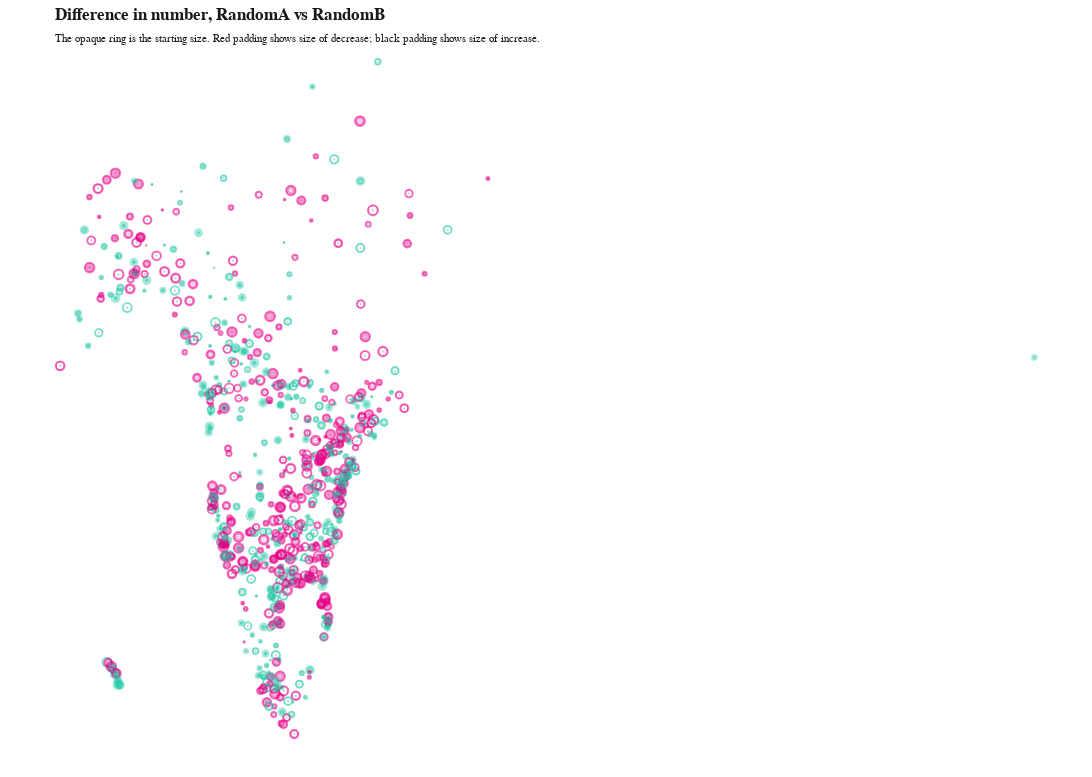

The code cell stored with this chart in its notebook:
### Code cell
# Using coordinates of major airports around the world

df_coords = pd.read_csv('CSVs/coords/gadb_country_declatlon.csv', header=None)
df_coords = df_coords.rename(columns={0:'name', 1:'latitude', 2:'longitude'})

selected_countries = ['USA', 'CANADA', 'MEXICO', 'GREENLAND']   #    
#selected_countries = ['BRAZIL', 'ARGENTINA', 'URUGUAY', 'CHILE', 'COLOMBIA', 'ECUADOR', 'PARAGUAY', 'BOLIVIA', 'PERU', 'VENEZUELA']   #    
#selected_countries = ['SOUTH AFRICA', 'NAMIBIA', 'BOTSWANA', 'ZIMBABWE', 'LESOTHO', 'ESWATINI','MOZAMBIQUE', 'ZAMBIA', 'NIGERIA', 'TOGO', 'GHANA', 'LIBERIA', 'SIERRA LEONE', 'KENYA', 'TANZANIA', 'ETHIOPIA', 'RWANDA', 'UGANDA', 'CHAD', 'MALI', 'CENTRAL AFRICAN REPUBLIC', 'CAMEROON', 'SUDAN', 'CONGO', 'TUNISIA', 'GABON', 'NIGER', 'IVORY COAST', 'CENTRAL AFRICAN REP.', 'SENEGAL', 'SOUTH SUDAN', 'SOMALIA', 'ANGOLA', 'MAURITANIA', 'ZAIRE', 'EGYPT', 'ALGERIA', 'MOROCCO', 'LIBYA']   # ,

df_coords = df_coords.loc[df_coords['name'].isin(selected_countries)]

df_coords['RandomA'] = np.random.randint(1, 100, df_coords.shape[0])
df_coords['RandomB'] = np.random.randint(1, 100, df_coords.shape[0])

df_selected = df_coords

ringPlotter(df_selected, 'RandomA', 'RandomB', 10, 10, 'name', df_coords)

### Figure 1 — Plotly figure (JSON) as saved in the notebook; plotly's stock layout.template omitted (floating-point values rounded to 4 significant figures; data arrays with more than 128 entries replaced by an {"elided": "..."} marker saying what was removed)
{"data": [{"hoverinfo": "skip", "marker": {"color": "#181818", "opacity": 0.25, "size": 2}, "mode": "markers", "type": "scatter", "x": {"elided": "759 float values"}, "y": {"elided": "759 float values"}}, {"hoverinfo": "skip", "marker": {"color": "rgba(255, 255, 255, 0)", "line": {"color": {"elided": "759 str values"}, "width": 2}, "opacity": 1, "size": {"elided": "759 float values"}}, "mode": "markers", "type": "scatter", "x": {"elided": "759 float values"}, "y": {"elided": "759 float values"}}, {"hoverinfo": "text", "hovertext": {"elided": "759 str values"}, "marker": {"color": "rgba(255, 255, 255, 0)", "line": {"color": {"elided": "759 str values"}, "width": {"elided": "759 float values"}}, "opacity": 0.75, "size": {"elided": "759 float values"}}, "mode": "markers", "name": "", "type": "scatter", "x": {"elided": "759 float values"}, "y": {"elided": "759 float values"}}], "layout": {"font": {"color": "#181818", "family": "Arial"}, "height": 777.2, "margin": {"b": 0, "l": 0, "r": 0, "t": 20}, "paper_bgcolor": "#ffffff", "plot_bgcolor": "#ffffff", "showlegend": false, "title": {"text": "<b>Difference in number, RandomA vs RandomB</b><br><span style='font-size:8pt'>The opaque ring is the starting size. Red padding shows size of decrease; black padding shows size of increase.</span>", "y": 1, "yanchor": "bottom", "yref": "paper"}, "width": 3508.0, "xaxis": {"autorange": true, "range": [-196.8, 194.0], "showgrid": false, "showline": false, "type": "linear", "visible": false}, "yaxis": {"autorange": true, "range": [10.47, 86.71], "showgrid": false, "showline": false, "type": "linear", "visible": false}}}
